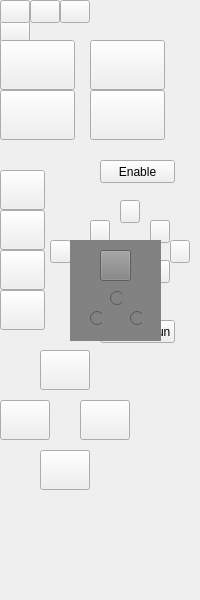
<?xml version="1.0" encoding="UTF-8"?>
<ui version="4.0">
 <class>rightWidget</class>
 <widget class="QWidget" name="rightWidget">
  <property name="geometry">
   <rect>
    <x>0</x>
    <y>0</y>
    <width>200</width>
    <height>600</height>
   </rect>
  </property>
  <property name="windowTitle">
   <string>Form</string>
  </property>
  <widget class="QWidget" name="widget_main" native="true">
   <property name="geometry">
    <rect>
     <x>0</x>
     <y>0</y>
     <width>200</width>
     <height>600</height>
    </rect>
   </property>
   <property name="styleSheet">
    <string notr="true"/>
   </property>
   <widget class="QPushButton" name="btn_Minimize">
    <property name="geometry">
     <rect>
      <x>30</x>
      <y>0</y>
      <width>30</width>
      <height>23</height>
     </rect>
    </property>
    <property name="text">
     <string/>
    </property>
    <property name="icon">
     <iconset resource="../../hmi/resource.qrc">
      <normaloff>:/images/bin/resource/images/minimize.png</normaloff>:/images/bin/resource/images/minimize.png</iconset>
    </property>
    <property name="iconSize">
     <size>
      <width>30</width>
      <height>23</height>
     </size>
    </property>
   </widget>
   <widget class="QPushButton" name="btn_ChangeLeftView">
    <property name="geometry">
     <rect>
      <x>0</x>
      <y>20</y>
      <width>30</width>
      <height>23</height>
     </rect>
    </property>
    <property name="text">
     <string/>
    </property>
    <property name="icon">
     <iconset resource="../../hmi/resource.qrc">
      <normaloff>:/images/bin/resource/images/left.right.png</normaloff>:/images/bin/resource/images/left.right.png</iconset>
    </property>
    <property name="iconSize">
     <size>
      <width>30</width>
      <height>23</height>
     </size>
    </property>
   </widget>
   <widget class="QPushButton" name="btn_Close">
    <property name="geometry">
     <rect>
      <x>60</x>
      <y>0</y>
      <width>30</width>
      <height>23</height>
     </rect>
    </property>
    <property name="text">
     <string/>
    </property>
    <property name="icon">
     <iconset resource="../../hmi/resource.qrc">
      <normaloff>:/images/bin/resource/images/close.png</normaloff>:/images/bin/resource/images/close.png</iconset>
    </property>
    <property name="iconSize">
     <size>
      <width>30</width>
      <height>23</height>
     </size>
    </property>
   </widget>
   <widget class="QPushButton" name="btn_HoldToRun">
    <property name="geometry">
     <rect>
      <x>100</x>
      <y>320</y>
      <width>75</width>
      <height>23</height>
     </rect>
    </property>
    <property name="text">
     <string>Hold To Run</string>
    </property>
   </widget>
   <widget class="QWidget" name="widget_RunOrStop" native="true">
    <property name="geometry">
     <rect>
      <x>0</x>
      <y>350</y>
      <width>131</width>
      <height>151</height>
     </rect>
    </property>
    <widget class="QPushButton" name="btn_Run">
     <property name="geometry">
      <rect>
       <x>40</x>
       <y>0</y>
       <width>50</width>
       <height>40</height>
      </rect>
     </property>
     <property name="text">
      <string/>
     </property>
     <property name="icon">
      <iconset resource="../../hmi/resource.qrc">
       <normaloff>:/images/bin/resource/images/Play.png</normaloff>:/images/bin/resource/images/Play.png</iconset>
     </property>
     <property name="iconSize">
      <size>
       <width>50</width>
       <height>50</height>
      </size>
     </property>
    </widget>
    <widget class="QPushButton" name="btn_Stop">
     <property name="geometry">
      <rect>
       <x>40</x>
       <y>100</y>
       <width>50</width>
       <height>40</height>
      </rect>
     </property>
     <property name="text">
      <string/>
     </property>
     <property name="icon">
      <iconset resource="../../hmi/resource.qrc">
       <normaloff>:/images/bin/resource/images/Stop.png</normaloff>:/images/bin/resource/images/Stop.png</iconset>
     </property>
     <property name="iconSize">
      <size>
       <width>50</width>
       <height>40</height>
      </size>
     </property>
    </widget>
    <widget class="QPushButton" name="btn_Next">
     <property name="geometry">
      <rect>
       <x>80</x>
       <y>50</y>
       <width>50</width>
       <height>40</height>
      </rect>
     </property>
     <property name="text">
      <string/>
     </property>
     <property name="icon">
      <iconset resource="../../hmi/resource.qrc">
       <normaloff>:/images/bin/resource/images/Next.png</normaloff>:/images/bin/resource/images/Next.png</iconset>
     </property>
     <property name="iconSize">
      <size>
       <width>50</width>
       <height>50</height>
      </size>
     </property>
    </widget>
    <widget class="QPushButton" name="btn_Prior">
     <property name="geometry">
      <rect>
       <x>0</x>
       <y>50</y>
       <width>50</width>
       <height>40</height>
      </rect>
     </property>
     <property name="text">
      <string/>
     </property>
     <property name="icon">
      <iconset resource="../../hmi/resource.qrc">
       <normaloff>:/images/bin/resource/images/Prior.png</normaloff>:/images/bin/resource/images/Prior.png</iconset>
     </property>
     <property name="iconSize">
      <size>
       <width>50</width>
       <height>40</height>
      </size>
     </property>
    </widget>
   </widget>
   <widget class="QPushButton" name="btn_ShowOrHideLeft">
    <property name="geometry">
     <rect>
      <x>0</x>
      <y>0</y>
      <width>30</width>
      <height>23</height>
     </rect>
    </property>
    <property name="text">
     <string/>
    </property>
   </widget>
   <widget class="QPushButton" name="btn_Enable">
    <property name="geometry">
     <rect>
      <x>100</x>
      <y>160</y>
      <width>75</width>
      <height>23</height>
     </rect>
    </property>
    <property name="text">
     <string>Enable</string>
    </property>
   </widget>
   <widget class="QWidget" name="widget_Move" native="true">
    <property name="geometry">
     <rect>
      <x>70</x>
      <y>200</y>
      <width>121</width>
      <height>111</height>
     </rect>
    </property>
    <property name="sizePolicy">
     <sizepolicy hsizetype="Expanding" vsizetype="Expanding">
      <horstretch>0</horstretch>
      <verstretch>0</verstretch>
     </sizepolicy>
    </property>
    <widget class="QPushButton" name="btn_Clockwise">
     <property name="geometry">
      <rect>
       <x>40</x>
       <y>40</y>
       <width>20</width>
       <height>23</height>
      </rect>
     </property>
     <property name="sizePolicy">
      <sizepolicy hsizetype="Expanding" vsizetype="Expanding">
       <horstretch>0</horstretch>
       <verstretch>0</verstretch>
      </sizepolicy>
     </property>
     <property name="text">
      <string/>
     </property>
     <property name="icon">
      <iconset resource="../../hmi/resource.qrc">
       <normaloff>:/images/bin/resource/images/clockwise.png</normaloff>:/images/bin/resource/images/clockwise.png</iconset>
     </property>
     <property name="iconSize">
      <size>
       <width>20</width>
       <height>23</height>
      </size>
     </property>
    </widget>
    <widget class="QPushButton" name="btn_Anticlockwise">
     <property name="geometry">
      <rect>
       <x>60</x>
       <y>40</y>
       <width>20</width>
       <height>23</height>
      </rect>
     </property>
     <property name="sizePolicy">
      <sizepolicy hsizetype="Expanding" vsizetype="Expanding">
       <horstretch>0</horstretch>
       <verstretch>0</verstretch>
      </sizepolicy>
     </property>
     <property name="text">
      <string/>
     </property>
     <property name="icon">
      <iconset resource="../../hmi/resource.qrc">
       <normaloff>:/images/bin/resource/images/anticlockwise.png</normaloff>:/images/bin/resource/images/anticlockwise.png</iconset>
     </property>
     <property name="iconSize">
      <size>
       <width>20</width>
       <height>23</height>
      </size>
     </property>
    </widget>
    <widget class="QPushButton" name="btn_RightUp">
     <property name="geometry">
      <rect>
       <x>80</x>
       <y>20</y>
       <width>20</width>
       <height>23</height>
      </rect>
     </property>
     <property name="sizePolicy">
      <sizepolicy hsizetype="Expanding" vsizetype="Expanding">
       <horstretch>0</horstretch>
       <verstretch>0</verstretch>
      </sizepolicy>
     </property>
     <property name="text">
      <string/>
     </property>
     <property name="icon">
      <iconset resource="../../hmi/resource.qrc">
       <normaloff>:/images/bin/resource/images/rightUp.png</normaloff>:/images/bin/resource/images/rightUp.png</iconset>
     </property>
     <property name="iconSize">
      <size>
       <width>20</width>
       <height>23</height>
      </size>
     </property>
    </widget>
    <widget class="QPushButton" name="btn_LeftUp">
     <property name="geometry">
      <rect>
       <x>20</x>
       <y>20</y>
       <width>20</width>
       <height>23</height>
      </rect>
     </property>
     <property name="sizePolicy">
      <sizepolicy hsizetype="Expanding" vsizetype="Expanding">
       <horstretch>0</horstretch>
       <verstretch>0</verstretch>
      </sizepolicy>
     </property>
     <property name="text">
      <string/>
     </property>
     <property name="icon">
      <iconset resource="../../hmi/resource.qrc">
       <normaloff>:/images/bin/resource/images/leftUp.png</normaloff>:/images/bin/resource/images/leftUp.png</iconset>
     </property>
     <property name="iconSize">
      <size>
       <width>20</width>
       <height>30</height>
      </size>
     </property>
    </widget>
    <widget class="QPushButton" name="btn_Down">
     <property name="geometry">
      <rect>
       <x>50</x>
       <y>80</y>
       <width>20</width>
       <height>23</height>
      </rect>
     </property>
     <property name="sizePolicy">
      <sizepolicy hsizetype="Expanding" vsizetype="Expanding">
       <horstretch>0</horstretch>
       <verstretch>0</verstretch>
      </sizepolicy>
     </property>
     <property name="text">
      <string/>
     </property>
     <property name="icon">
      <iconset resource="../../hmi/resource.qrc">
       <normaloff>:/images/bin/resource/images/dir_down.png</normaloff>:/images/bin/resource/images/dir_down.png</iconset>
     </property>
    </widget>
    <widget class="QPushButton" name="btn_LeftDown">
     <property name="geometry">
      <rect>
       <x>20</x>
       <y>60</y>
       <width>20</width>
       <height>23</height>
      </rect>
     </property>
     <property name="sizePolicy">
      <sizepolicy hsizetype="Expanding" vsizetype="Expanding">
       <horstretch>0</horstretch>
       <verstretch>0</verstretch>
      </sizepolicy>
     </property>
     <property name="text">
      <string/>
     </property>
     <property name="icon">
      <iconset resource="../../hmi/resource.qrc">
       <normaloff>:/images/bin/resource/images/leftDown.png</normaloff>:/images/bin/resource/images/leftDown.png</iconset>
     </property>
     <property name="iconSize">
      <size>
       <width>20</width>
       <height>23</height>
      </size>
     </property>
    </widget>
    <widget class="QPushButton" name="btn_Right">
     <property name="geometry">
      <rect>
       <x>100</x>
       <y>40</y>
       <width>20</width>
       <height>23</height>
      </rect>
     </property>
     <property name="sizePolicy">
      <sizepolicy hsizetype="Expanding" vsizetype="Expanding">
       <horstretch>0</horstretch>
       <verstretch>0</verstretch>
      </sizepolicy>
     </property>
     <property name="text">
      <string/>
     </property>
     <property name="icon">
      <iconset resource="../../hmi/resource.qrc">
       <normaloff>:/images/bin/resource/images/dir_right.png</normaloff>:/images/bin/resource/images/dir_right.png</iconset>
     </property>
    </widget>
    <widget class="QPushButton" name="btn_Up">
     <property name="geometry">
      <rect>
       <x>50</x>
       <y>0</y>
       <width>20</width>
       <height>23</height>
      </rect>
     </property>
     <property name="sizePolicy">
      <sizepolicy hsizetype="Expanding" vsizetype="Expanding">
       <horstretch>0</horstretch>
       <verstretch>0</verstretch>
      </sizepolicy>
     </property>
     <property name="text">
      <string/>
     </property>
     <property name="icon">
      <iconset resource="../../hmi/resource.qrc">
       <normaloff>:/images/bin/resource/images/dir_up.png</normaloff>:/images/bin/resource/images/dir_up.png</iconset>
     </property>
     <property name="iconSize">
      <size>
       <width>20</width>
       <height>23</height>
      </size>
     </property>
    </widget>
    <widget class="QPushButton" name="btn_RightDown">
     <property name="geometry">
      <rect>
       <x>80</x>
       <y>60</y>
       <width>20</width>
       <height>23</height>
      </rect>
     </property>
     <property name="sizePolicy">
      <sizepolicy hsizetype="Expanding" vsizetype="Expanding">
       <horstretch>0</horstretch>
       <verstretch>0</verstretch>
      </sizepolicy>
     </property>
     <property name="text">
      <string/>
     </property>
     <property name="icon">
      <iconset resource="../../hmi/resource.qrc">
       <normaloff>:/images/bin/resource/images/rightDown.png</normaloff>:/images/bin/resource/images/rightDown.png</iconset>
     </property>
     <property name="iconSize">
      <size>
       <width>20</width>
       <height>23</height>
      </size>
     </property>
    </widget>
    <widget class="QPushButton" name="btn_Left">
     <property name="geometry">
      <rect>
       <x>0</x>
       <y>40</y>
       <width>20</width>
       <height>23</height>
      </rect>
     </property>
     <property name="sizePolicy">
      <sizepolicy hsizetype="Expanding" vsizetype="Expanding">
       <horstretch>0</horstretch>
       <verstretch>0</verstretch>
      </sizepolicy>
     </property>
     <property name="text">
      <string/>
     </property>
     <property name="icon">
      <iconset resource="../../hmi/resource.qrc">
       <normaloff>:/images/bin/resource/images/dir_left.png</normaloff>:/images/bin/resource/images/dir_left.png</iconset>
     </property>
    </widget>
   </widget>
   <widget class="QWidget" name="widget_Shortcut" native="true">
    <property name="geometry">
     <rect>
      <x>0</x>
      <y>40</y>
      <width>171</width>
      <height>101</height>
     </rect>
    </property>
    <widget class="QPushButton" name="btn_Shortcut_2">
     <property name="geometry">
      <rect>
       <x>90</x>
       <y>0</y>
       <width>75</width>
       <height>50</height>
      </rect>
     </property>
     <property name="text">
      <string/>
     </property>
    </widget>
    <widget class="QPushButton" name="btn_Shortcut_4">
     <property name="geometry">
      <rect>
       <x>90</x>
       <y>50</y>
       <width>75</width>
       <height>50</height>
      </rect>
     </property>
     <property name="text">
      <string/>
     </property>
    </widget>
    <widget class="QPushButton" name="btn_Shortcut_3">
     <property name="geometry">
      <rect>
       <x>0</x>
       <y>50</y>
       <width>75</width>
       <height>50</height>
      </rect>
     </property>
     <property name="text">
      <string/>
     </property>
    </widget>
    <widget class="QPushButton" name="btn_Shortcut_1">
     <property name="geometry">
      <rect>
       <x>0</x>
       <y>0</y>
       <width>75</width>
       <height>50</height>
      </rect>
     </property>
     <property name="text">
      <string/>
     </property>
    </widget>
   </widget>
   <widget class="QWidget" name="widget_Chagne" native="true">
    <property name="geometry">
     <rect>
      <x>0</x>
      <y>160</y>
      <width>51</width>
      <height>181</height>
     </rect>
    </property>
    <widget class="QPushButton" name="btn_ChangeLine">
     <property name="geometry">
      <rect>
       <x>0</x>
       <y>50</y>
       <width>45</width>
       <height>40</height>
      </rect>
     </property>
     <property name="text">
      <string/>
     </property>
    </widget>
    <widget class="QPushButton" name="btn_ChangeMoveAxis">
     <property name="geometry">
      <rect>
       <x>0</x>
       <y>90</y>
       <width>45</width>
       <height>40</height>
      </rect>
     </property>
     <property name="text">
      <string/>
     </property>
    </widget>
    <widget class="QPushButton" name="btn_ChangeSpeed">
     <property name="geometry">
      <rect>
       <x>0</x>
       <y>130</y>
       <width>45</width>
       <height>40</height>
      </rect>
     </property>
     <property name="text">
      <string/>
     </property>
    </widget>
    <widget class="QPushButton" name="btn_Change">
     <property name="geometry">
      <rect>
       <x>0</x>
       <y>10</y>
       <width>45</width>
       <height>40</height>
      </rect>
     </property>
     <property name="text">
      <string/>
     </property>
    </widget>
   </widget>
   <widget class="QWidget" name="widget_ChangeState" native="true">
    <property name="geometry">
     <rect>
      <x>70</x>
      <y>240</y>
      <width>91</width>
      <height>101</height>
     </rect>
    </property>
    <property name="styleSheet">
     <string notr="true">background-color: rgb(130, 130, 130);</string>
    </property>
    <widget class="QRadioButton" name="radioButton_automatic">
     <property name="geometry">
      <rect>
       <x>20</x>
       <y>70</y>
       <width>12</width>
       <height>16</height>
      </rect>
     </property>
     <property name="text">
      <string/>
     </property>
    </widget>
    <widget class="QRadioButton" name="radioButton_manual">
     <property name="geometry">
      <rect>
       <x>40</x>
       <y>50</y>
       <width>12</width>
       <height>16</height>
      </rect>
     </property>
     <property name="text">
      <string/>
     </property>
    </widget>
    <widget class="QRadioButton" name="radioButton_execute">
     <property name="geometry">
      <rect>
       <x>60</x>
       <y>70</y>
       <width>12</width>
       <height>16</height>
      </rect>
     </property>
     <property name="text">
      <string/>
     </property>
    </widget>
    <widget class="QPushButton" name="btn_MotorEnable">
     <property name="geometry">
      <rect>
       <x>30</x>
       <y>10</y>
       <width>31</width>
       <height>31</height>
      </rect>
     </property>
     <property name="text">
      <string/>
     </property>
    </widget>
   </widget>
   <widget class="QPushButton" name="btn_ChangeState">
    <property name="geometry">
     <rect>
      <x>50</x>
      <y>240</y>
      <width>21</width>
      <height>23</height>
     </rect>
    </property>
    <property name="text">
     <string/>
    </property>
   </widget>
   <zorder>btn_Minimize</zorder>
   <zorder>btn_ChangeLeftView</zorder>
   <zorder>btn_Close</zorder>
   <zorder>btn_HoldToRun</zorder>
   <zorder>widget_RunOrStop</zorder>
   <zorder>btn_ShowOrHideLeft</zorder>
   <zorder>btn_Enable</zorder>
   <zorder>widget_Move</zorder>
   <zorder>widget_Shortcut</zorder>
   <zorder>widget_Chagne</zorder>
   <zorder>btn_ChangeState</zorder>
   <zorder>widget_ChangeState</zorder>
  </widget>
 </widget>
 <resources>
  <include location="../../hmi/resource.qrc"/>
 </resources>
 <connections/>
</ui>
